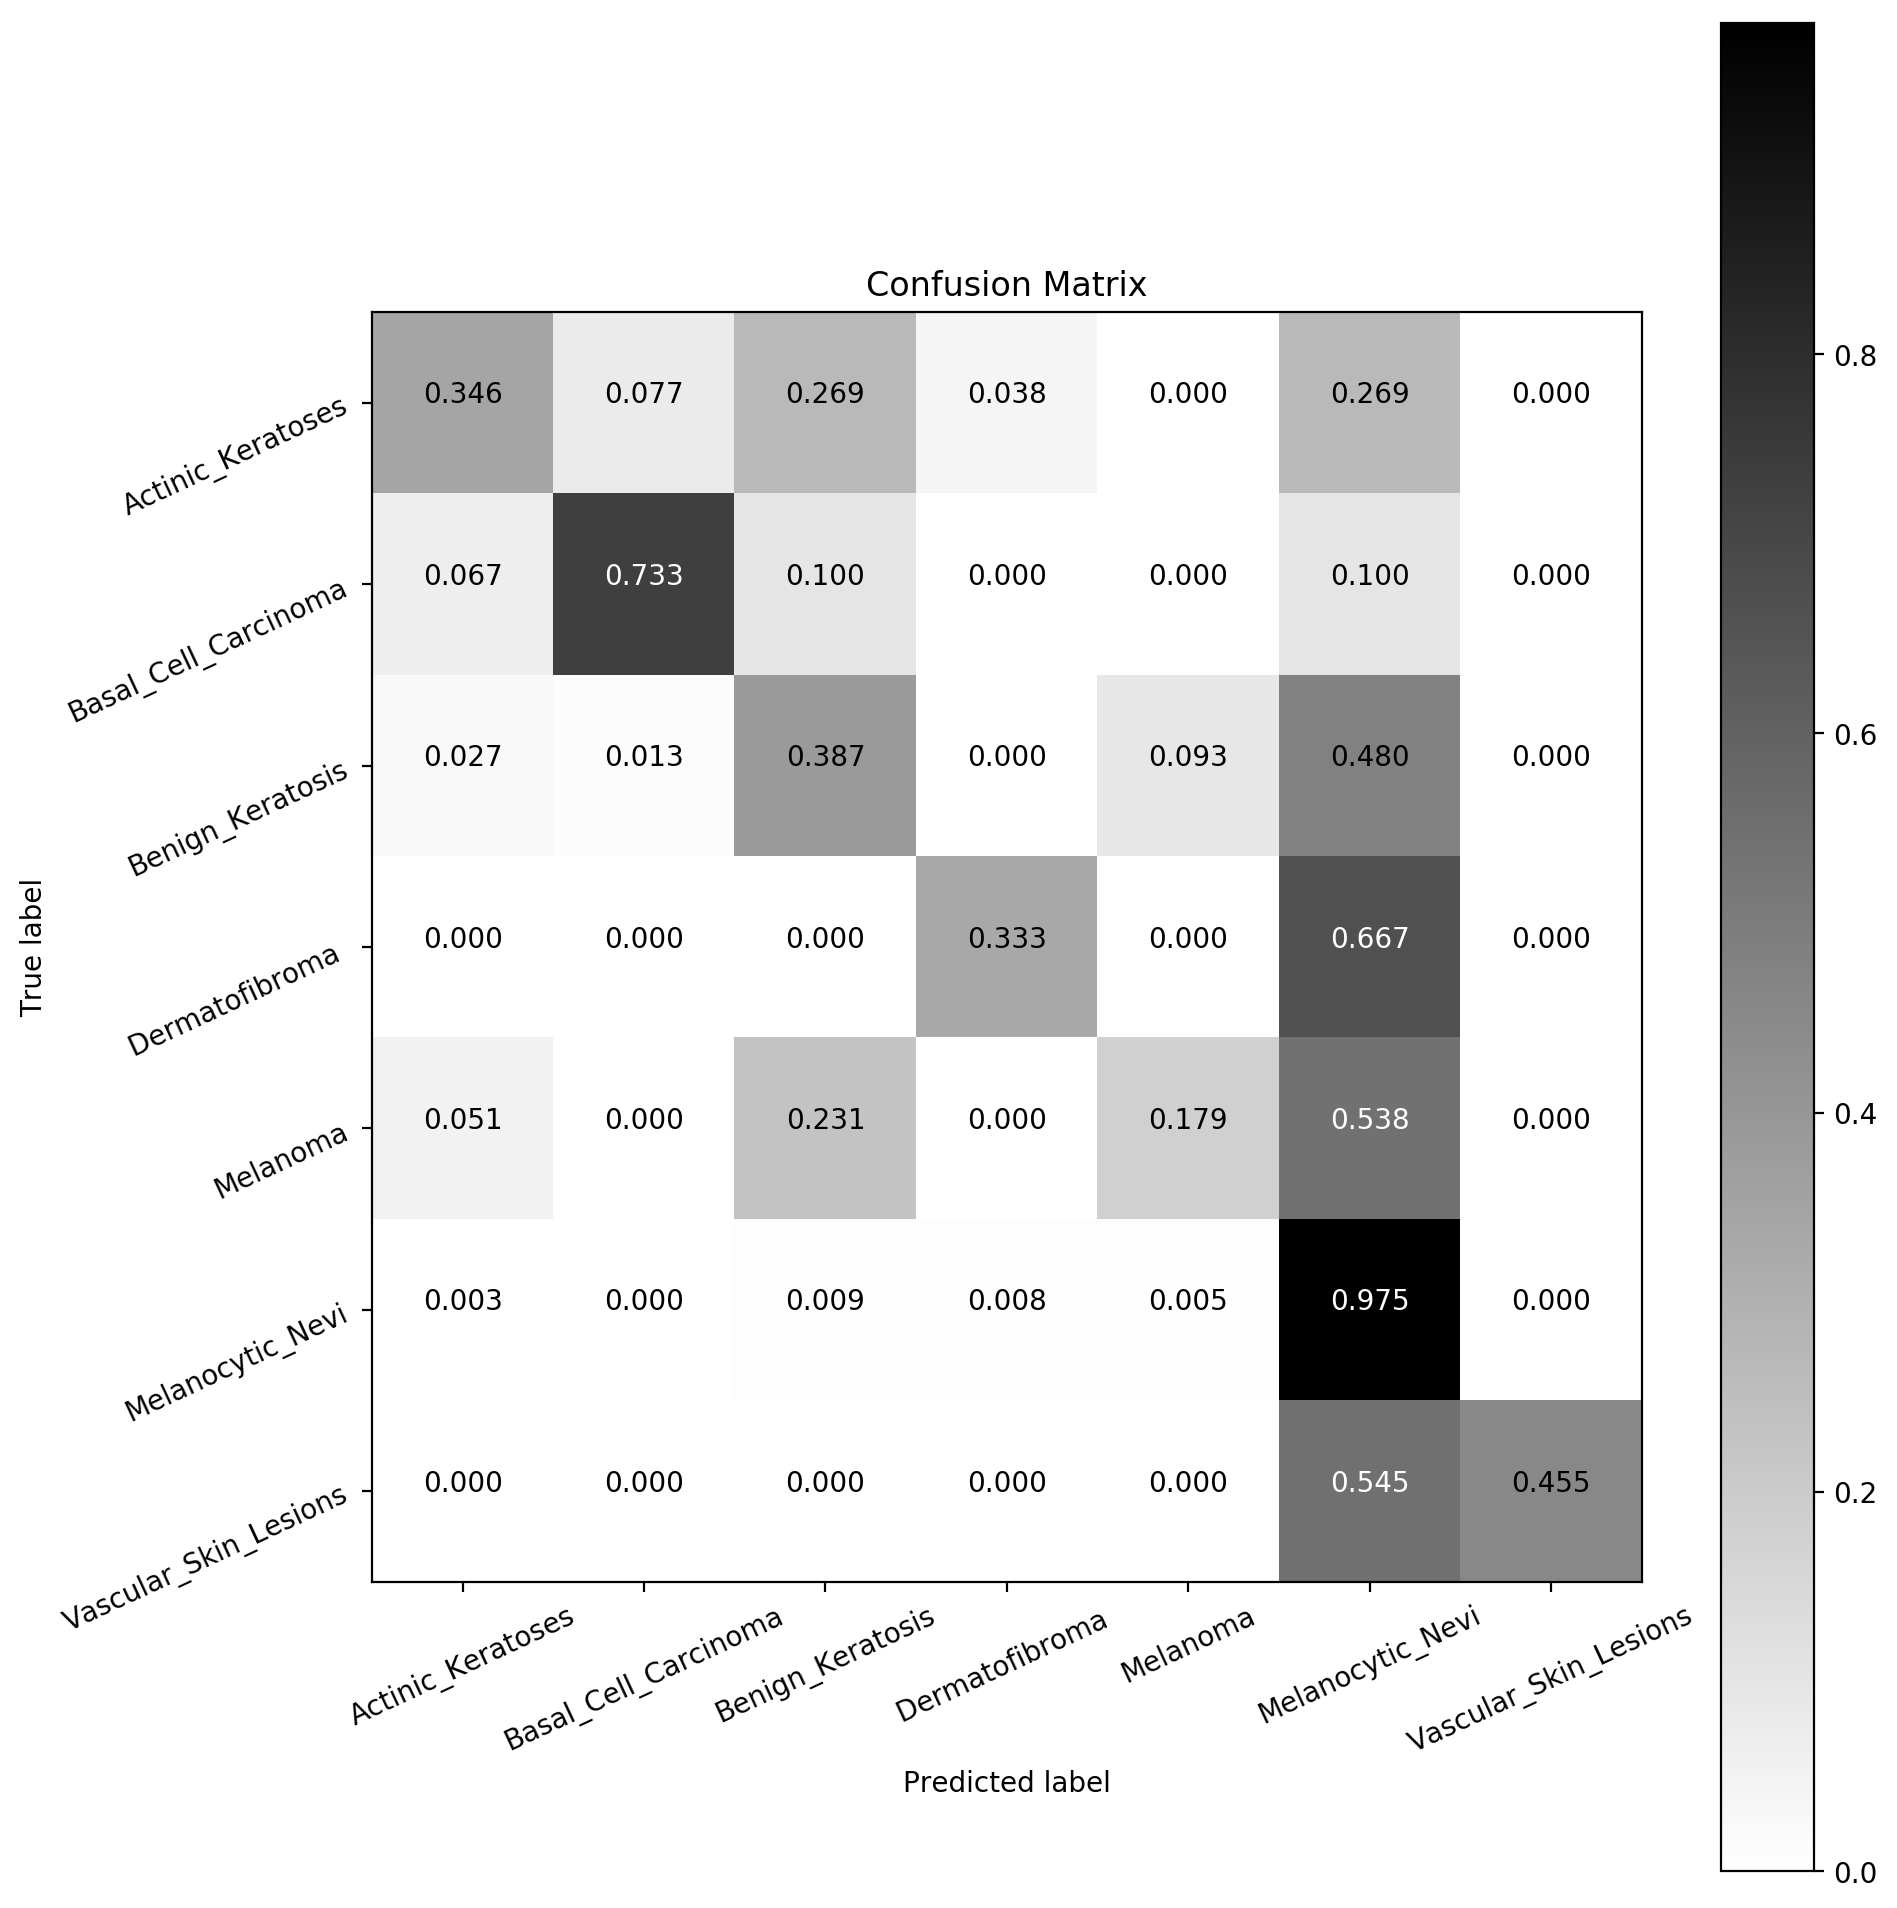

Source code (Python):
import matplotlib.pyplot as plt
import numpy as np

def plot_confusion_matrix(cm, classes, title, normalize, cmap):
    
    from itertools import product
    
    if normalize:
        cm = cm.astype('float') / cm.sum(axis=1)[:, np.newaxis]
    
    plt.rcParams["figure.figsize"] = (10,10)
    plt.imshow(cm, interpolation='nearest', cmap=cmap)
    plt.title(title)
    plt.colorbar()
    
    tick_marks = np.arange(len(classes))
    plt.xticks(tick_marks, classes, rotation=25)
    plt.yticks(tick_marks, classes, rotation=25)
    
    fmt = '.3f' if normalize else 'd'
    thresh = cm.max() / 2.
    for i, j in product(range(cm.shape[0]), range(cm.shape[1])):
        plt.text(j, i, format(cm[i, j], fmt),
                 horizontalalignment="center",
                 color="white" if cm[i, j] > thresh else "black")
    
    plt.ylabel('True label')
    plt.xlabel('Predicted label')
    plt.tight_layout()
    
    return i,j
